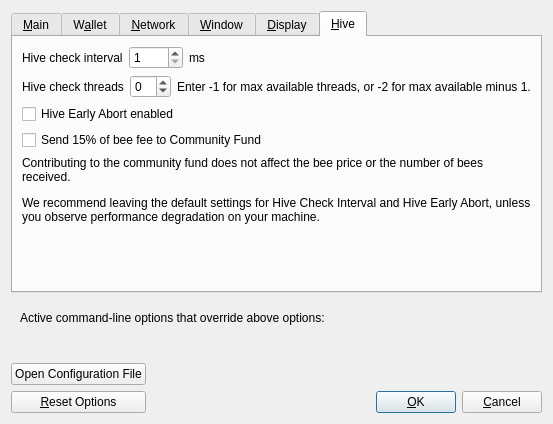
<?xml version="1.0" encoding="UTF-8"?>
<ui version="4.0">
 <class>OptionsDialog</class>
 <widget class="QDialog" name="OptionsDialog">
  <property name="geometry">
   <rect>
    <x>0</x>
    <y>0</y>
    <width>527</width>
    <height>424</height>
   </rect>
  </property>
  <property name="windowTitle">
   <string>Options</string>
  </property>
  <property name="modal">
   <bool>true</bool>
  </property>
  <layout class="QVBoxLayout" name="verticalLayout">
   <item>
    <widget class="QTabWidget" name="tabWidget">
     <property name="currentIndex">
      <number>5</number>
     </property>
     <widget class="QWidget" name="tabMain">
      <attribute name="title">
       <string>&amp;Main</string>
      </attribute>
      <layout class="QVBoxLayout" name="verticalLayout_Main">
       <item>
        <widget class="QCheckBox" name="bitcoinAtStartup">
         <property name="toolTip">
          <string>Automatically start %1 after logging in to the system.</string>
         </property>
         <property name="text">
          <string>&amp;Start %1 on system login</string>
         </property>
        </widget>
       </item>
       <item>
        <layout class="QHBoxLayout" name="horizontalLayout_2_Main">
         <item>
          <widget class="QLabel" name="databaseCacheLabel">
           <property name="text">
            <string>Size of &amp;database cache</string>
           </property>
           <property name="textFormat">
            <enum>Qt::PlainText</enum>
           </property>
           <property name="buddy">
            <cstring>databaseCache</cstring>
           </property>
          </widget>
         </item>
         <item>
          <widget class="QSpinBox" name="databaseCache"/>
         </item>
         <item>
          <widget class="QLabel" name="databaseCacheUnitLabel">
           <property name="text">
            <string>MB</string>
           </property>
           <property name="textFormat">
            <enum>Qt::PlainText</enum>
           </property>
          </widget>
         </item>
         <item>
          <spacer name="horizontalSpacer_2_Main">
           <property name="orientation">
            <enum>Qt::Horizontal</enum>
           </property>
           <property name="sizeHint" stdset="0">
            <size>
             <width>40</width>
             <height>20</height>
            </size>
           </property>
          </spacer>
         </item>
        </layout>
       </item>
       <item>
        <layout class="QHBoxLayout" name="horizontalLayout_3_Main">
         <item>
          <widget class="QLabel" name="threadsScriptVerifLabel">
           <property name="text">
            <string>Number of script &amp;verification threads</string>
           </property>
           <property name="textFormat">
            <enum>Qt::PlainText</enum>
           </property>
           <property name="buddy">
            <cstring>threadsScriptVerif</cstring>
           </property>
          </widget>
         </item>
         <item>
          <widget class="QSpinBox" name="threadsScriptVerif">
           <property name="toolTip">
            <string>(0 = auto, &lt;0 = leave that many cores free)</string>
           </property>
          </widget>
         </item>
         <item>
          <spacer name="horizontalSpacer_3_Main">
           <property name="orientation">
            <enum>Qt::Horizontal</enum>
           </property>
           <property name="sizeHint" stdset="0">
            <size>
             <width>40</width>
             <height>20</height>
            </size>
           </property>
          </spacer>
         </item>
        </layout>
       </item>
       <item>
        <spacer name="verticalSpacer_Main">
         <property name="orientation">
          <enum>Qt::Vertical</enum>
         </property>
         <property name="sizeHint" stdset="0">
          <size>
           <width>20</width>
           <height>40</height>
          </size>
         </property>
        </spacer>
       </item>
      </layout>
     </widget>
     <widget class="QWidget" name="tabWallet">
      <attribute name="title">
       <string>W&amp;allet</string>
      </attribute>
      <layout class="QVBoxLayout" name="verticalLayout_Wallet">
       <item>
        <widget class="QGroupBox" name="groupBox">
         <property name="title">
          <string>Expert</string>
         </property>
         <layout class="QVBoxLayout" name="verticalLayout_2">
          <item>
           <widget class="QCheckBox" name="coinControlFeatures">
            <property name="toolTip">
             <string>Whether to show coin control features or not.</string>
            </property>
            <property name="text">
             <string>Enable coin &amp;control features</string>
            </property>
           </widget>
          </item>
          <item>
           <widget class="QCheckBox" name="spendZeroConfChange">
            <property name="toolTip">
             <string>If you disable the spending of unconfirmed change, the change from a transaction cannot be used until that transaction has at least one confirmation. This also affects how your balance is computed.</string>
            </property>
            <property name="text">
             <string>&amp;Spend unconfirmed change</string>
            </property>
           </widget>
          </item>
         </layout>
        </widget>
       </item>
       <item>
        <spacer name="verticalSpacer_Wallet">
         <property name="orientation">
          <enum>Qt::Vertical</enum>
         </property>
         <property name="sizeHint" stdset="0">
          <size>
           <width>20</width>
           <height>40</height>
          </size>
         </property>
        </spacer>
       </item>
      </layout>
     </widget>
     <widget class="QWidget" name="tabNetwork">
      <attribute name="title">
       <string>&amp;Network</string>
      </attribute>
      <layout class="QVBoxLayout" name="verticalLayout_Network">
       <item>
        <widget class="QCheckBox" name="mapPortUpnp">
         <property name="toolTip">
          <string>Automatically open the LitecoinCash client port on the router. This only works when your router supports UPnP and it is enabled.</string>
         </property>
         <property name="text">
          <string>Map port using &amp;UPnP</string>
         </property>
        </widget>
       </item>
       <item>
        <widget class="QCheckBox" name="allowIncoming">
         <property name="toolTip">
          <string>Accept connections from outside.</string>
         </property>
         <property name="text">
          <string>Allow incomin&amp;g connections</string>
         </property>
        </widget>
       </item>
       <item>
        <widget class="QCheckBox" name="connectSocks">
         <property name="toolTip">
          <string>Connect to the LitecoinCash network through a SOCKS5 proxy.</string>
         </property>
         <property name="text">
          <string>&amp;Connect through SOCKS5 proxy (default proxy):</string>
         </property>
        </widget>
       </item>
       <item>
        <layout class="QHBoxLayout" name="horizontalLayout_1_Network">
         <item>
          <widget class="QLabel" name="proxyIpLabel">
           <property name="text">
            <string>Proxy &amp;IP:</string>
           </property>
           <property name="textFormat">
            <enum>Qt::PlainText</enum>
           </property>
           <property name="buddy">
            <cstring>proxyIp</cstring>
           </property>
          </widget>
         </item>
         <item>
          <widget class="QValidatedLineEdit" name="proxyIp">
           <property name="minimumSize">
            <size>
             <width>140</width>
             <height>0</height>
            </size>
           </property>
           <property name="maximumSize">
            <size>
             <width>140</width>
             <height>16777215</height>
            </size>
           </property>
           <property name="toolTip">
            <string>IP address of the proxy (e.g. IPv4: 127.0.0.1 / IPv6: ::1)</string>
           </property>
          </widget>
         </item>
         <item>
          <widget class="QLabel" name="proxyPortLabel">
           <property name="text">
            <string>&amp;Port:</string>
           </property>
           <property name="textFormat">
            <enum>Qt::PlainText</enum>
           </property>
           <property name="buddy">
            <cstring>proxyPort</cstring>
           </property>
          </widget>
         </item>
         <item>
          <widget class="QLineEdit" name="proxyPort">
           <property name="minimumSize">
            <size>
             <width>55</width>
             <height>0</height>
            </size>
           </property>
           <property name="maximumSize">
            <size>
             <width>55</width>
             <height>16777215</height>
            </size>
           </property>
           <property name="toolTip">
            <string>Port of the proxy (e.g. 9050)</string>
           </property>
          </widget>
         </item>
         <item>
          <spacer name="horizontalSpacer_1_Network">
           <property name="orientation">
            <enum>Qt::Horizontal</enum>
           </property>
           <property name="sizeHint" stdset="0">
            <size>
             <width>40</width>
             <height>20</height>
            </size>
           </property>
          </spacer>
         </item>
        </layout>
       </item>
       <item>
        <layout class="QHBoxLayout" name="horizontalLayout_2_Network">
         <item>
          <widget class="QLabel" name="proxyActiveNets">
           <property name="text">
            <string>Used for reaching peers via:</string>
           </property>
           <property name="textFormat">
            <enum>Qt::PlainText</enum>
           </property>
          </widget>
         </item>
         <item>
          <widget class="QCheckBox" name="proxyReachIPv4">
           <property name="enabled">
            <bool>false</bool>
           </property>
           <property name="toolTip">
            <string>Shows if the supplied default SOCKS5 proxy is used to reach peers via this network type.</string>
           </property>
           <property name="text">
            <string/>
           </property>
          </widget>
         </item>
         <item>
          <widget class="QLabel" name="proxyReachIPv4Label">
           <property name="text">
            <string>IPv4</string>
           </property>
           <property name="textFormat">
            <enum>Qt::PlainText</enum>
           </property>
          </widget>
         </item>
         <item>
          <widget class="QCheckBox" name="proxyReachIPv6">
           <property name="enabled">
            <bool>false</bool>
           </property>
           <property name="toolTip">
            <string>Shows if the supplied default SOCKS5 proxy is used to reach peers via this network type.</string>
           </property>
           <property name="text">
            <string/>
           </property>
          </widget>
         </item>
         <item>
          <widget class="QLabel" name="proxyReachIPv6Label">
           <property name="text">
            <string>IPv6</string>
           </property>
           <property name="textFormat">
            <enum>Qt::PlainText</enum>
           </property>
          </widget>
         </item>
         <item>
          <widget class="QCheckBox" name="proxyReachTor">
           <property name="enabled">
            <bool>false</bool>
           </property>
           <property name="toolTip">
            <string>Shows if the supplied default SOCKS5 proxy is used to reach peers via this network type.</string>
           </property>
           <property name="text">
            <string/>
           </property>
          </widget>
         </item>
         <item>
          <widget class="QLabel" name="proxyReachTorLabel">
           <property name="text">
            <string>Tor</string>
           </property>
           <property name="textFormat">
            <enum>Qt::PlainText</enum>
           </property>
          </widget>
         </item>
         <item>
          <spacer name="horizontalSpacer_2_Network">
           <property name="orientation">
            <enum>Qt::Horizontal</enum>
           </property>
           <property name="sizeHint" stdset="0">
            <size>
             <width>40</width>
             <height>20</height>
            </size>
           </property>
          </spacer>
         </item>
        </layout>
       </item>
       <item>
        <widget class="QCheckBox" name="connectSocksTor">
         <property name="toolTip">
          <string>Connect to the LitecoinCash network through a separate SOCKS5 proxy for Tor hidden services.</string>
         </property>
         <property name="text">
          <string>Use separate SOCKS&amp;5 proxy to reach peers via Tor hidden services:</string>
         </property>
        </widget>
       </item>
       <item>
        <layout class="QHBoxLayout" name="horizontalLayout_3_Network">
         <item>
          <widget class="QLabel" name="proxyIpTorLabel">
           <property name="text">
            <string>Proxy &amp;IP:</string>
           </property>
           <property name="textFormat">
            <enum>Qt::PlainText</enum>
           </property>
           <property name="buddy">
            <cstring>proxyIpTor</cstring>
           </property>
          </widget>
         </item>
         <item>
          <widget class="QValidatedLineEdit" name="proxyIpTor">
           <property name="minimumSize">
            <size>
             <width>140</width>
             <height>0</height>
            </size>
           </property>
           <property name="maximumSize">
            <size>
             <width>140</width>
             <height>16777215</height>
            </size>
           </property>
           <property name="toolTip">
            <string>IP address of the proxy (e.g. IPv4: 127.0.0.1 / IPv6: ::1)</string>
           </property>
          </widget>
         </item>
         <item>
          <widget class="QLabel" name="proxyPortTorLabel">
           <property name="text">
            <string>&amp;Port:</string>
           </property>
           <property name="textFormat">
            <enum>Qt::PlainText</enum>
           </property>
           <property name="buddy">
            <cstring>proxyPortTor</cstring>
           </property>
          </widget>
         </item>
         <item>
          <widget class="QLineEdit" name="proxyPortTor">
           <property name="minimumSize">
            <size>
             <width>55</width>
             <height>0</height>
            </size>
           </property>
           <property name="maximumSize">
            <size>
             <width>55</width>
             <height>16777215</height>
            </size>
           </property>
           <property name="toolTip">
            <string>Port of the proxy (e.g. 9050)</string>
           </property>
          </widget>
         </item>
         <item>
          <spacer name="horizontalSpacer_4_Network">
           <property name="orientation">
            <enum>Qt::Horizontal</enum>
           </property>
           <property name="sizeHint" stdset="0">
            <size>
             <width>40</width>
             <height>20</height>
            </size>
           </property>
          </spacer>
         </item>
        </layout>
       </item>
       <item>
        <spacer name="verticalSpacer_Network">
         <property name="orientation">
          <enum>Qt::Vertical</enum>
         </property>
         <property name="sizeHint" stdset="0">
          <size>
           <width>20</width>
           <height>40</height>
          </size>
         </property>
        </spacer>
       </item>
      </layout>
     </widget>
     <widget class="QWidget" name="tabWindow">
      <attribute name="title">
       <string>&amp;Window</string>
      </attribute>
      <layout class="QVBoxLayout" name="verticalLayout_Window">
       <item>
        <widget class="QCheckBox" name="hideTrayIcon">
         <property name="toolTip">
          <string>Hide the icon from the system tray.</string>
         </property>
         <property name="text">
          <string>&amp;Hide tray icon</string>
         </property>
        </widget>
       </item>
       <item>
        <widget class="QCheckBox" name="minimizeToTray">
         <property name="toolTip">
          <string>Show only a tray icon after minimizing the window.</string>
         </property>
         <property name="text">
          <string>&amp;Minimize to the tray instead of the taskbar</string>
         </property>
        </widget>
       </item>
       <item>
        <widget class="QCheckBox" name="minimizeOnClose">
         <property name="toolTip">
          <string>Minimize instead of exit the application when the window is closed. When this option is enabled, the application will be closed only after selecting Exit in the menu.</string>
         </property>
         <property name="text">
          <string>M&amp;inimize on close</string>
         </property>
        </widget>
       </item>
       <item>
        <spacer name="verticalSpacer_Window">
         <property name="orientation">
          <enum>Qt::Vertical</enum>
         </property>
         <property name="sizeHint" stdset="0">
          <size>
           <width>20</width>
           <height>40</height>
          </size>
         </property>
        </spacer>
       </item>
      </layout>
     </widget>
     <widget class="QWidget" name="tabDisplay">
      <attribute name="title">
       <string>&amp;Display</string>
      </attribute>
      <layout class="QVBoxLayout" name="verticalLayout_Display">
       <item>
        <layout class="QHBoxLayout" name="horizontalLayout_1_Display">
         <item>
          <widget class="QLabel" name="langLabel">
           <property name="text">
            <string>User Interface &amp;language:</string>
           </property>
           <property name="textFormat">
            <enum>Qt::PlainText</enum>
           </property>
           <property name="buddy">
            <cstring>lang</cstring>
           </property>
          </widget>
         </item>
         <item>
          <widget class="QValueComboBox" name="lang">
           <property name="toolTip">
            <string>The user interface language can be set here. This setting will take effect after restarting %1.</string>
           </property>
          </widget>
         </item>
        </layout>
       </item>
       <item>
        <layout class="QHBoxLayout" name="horizontalLayout_2_Display">
         <item>
          <widget class="QLabel" name="unitLabel">
           <property name="text">
            <string>&amp;Unit to show amounts in:</string>
           </property>
           <property name="textFormat">
            <enum>Qt::PlainText</enum>
           </property>
           <property name="buddy">
            <cstring>unit</cstring>
           </property>
          </widget>
         </item>
         <item>
          <widget class="QValueComboBox" name="unit">
           <property name="toolTip">
            <string>Choose the default subdivision unit to show in the interface and when sending coins.</string>
           </property>
          </widget>
         </item>
        </layout>
       </item>
       <item>
        <layout class="QHBoxLayout" name="horizontalLayout_3_Display">
         <item>
          <widget class="QLabel" name="thirdPartyTxUrlsLabel">
           <property name="toolTip">
            <string>Third party URLs (e.g. a block explorer) that appear in the transactions tab as context menu items. %s in the URL is replaced by transaction hash. Multiple URLs are separated by vertical bar |.</string>
           </property>
           <property name="text">
            <string>&amp;Third party transaction URLs</string>
           </property>
           <property name="buddy">
            <cstring>thirdPartyTxUrls</cstring>
           </property>
          </widget>
         </item>
         <item>
          <widget class="QLineEdit" name="thirdPartyTxUrls">
           <property name="toolTip">
            <string>Third party URLs (e.g. a block explorer) that appear in the transactions tab as context menu items. %s in the URL is replaced by transaction hash. Multiple URLs are separated by vertical bar |.</string>
           </property>
          </widget>
         </item>
        </layout>
       </item>
       <item>
        <spacer name="verticalSpacer_Display">
         <property name="orientation">
          <enum>Qt::Vertical</enum>
         </property>
         <property name="sizeHint" stdset="0">
          <size>
           <width>20</width>
           <height>40</height>
          </size>
         </property>
        </spacer>
       </item>
      </layout>
     </widget>
     <widget class="QWidget" name="tabHive">
      <attribute name="title">
       <string>&amp;Hive</string>
      </attribute>
      <layout class="QVBoxLayout" name="verticalLayout_3">
       <item>
        <layout class="QHBoxLayout" name="horizontalLayout_1_Hive">
         <item>
          <widget class="QLabel" name="label">
           <property name="text">
            <string>Hive check interval</string>
           </property>
          </widget>
         </item>
         <item>
          <widget class="QSpinBox" name="hiveCheckDelay">
           <property name="minimum">
            <number>1</number>
           </property>
           <property name="maximum">
            <number>1000</number>
           </property>
          </widget>
         </item>
         <item>
          <widget class="QLabel" name="label_2">
           <property name="text">
            <string>ms</string>
           </property>
          </widget>
         </item>
         <item>
          <spacer name="horizontalSpacer">
           <property name="orientation">
            <enum>Qt::Horizontal</enum>
           </property>
           <property name="sizeHint" stdset="0">
            <size>
             <width>40</width>
             <height>20</height>
            </size>
           </property>
          </spacer>
         </item>
        </layout>
       </item>
       <item>
        <layout class="QHBoxLayout" name="horizontalLayout_1_Hive_2">
         <item>
          <widget class="QLabel" name="label_3">
           <property name="text">
            <string>Hive check threads</string>
           </property>
          </widget>
         </item>
         <item>
          <widget class="QSpinBox" name="hiveCheckThreads">
           <property name="minimum">
            <number>-2</number>
           </property>
          </widget>
         </item>
         <item>
          <widget class="QLabel" name="label_4">
           <property name="text">
            <string>Enter -1 for max available threads, or -2 for max available minus 1.</string>
           </property>
          </widget>
         </item>
         <item>
          <spacer name="horizontalSpacer_3">
           <property name="orientation">
            <enum>Qt::Horizontal</enum>
           </property>
           <property name="sizeHint" stdset="0">
            <size>
             <width>40</width>
             <height>20</height>
            </size>
           </property>
          </spacer>
         </item>
        </layout>
       </item>
       <item>
        <layout class="QHBoxLayout" name="horizontalLayout_1_Hive_3">
         <item>
          <widget class="QCheckBox" name="hiveCheckEarlyOut">
           <property name="text">
            <string>Hive Early Abort enabled</string>
           </property>
          </widget>
         </item>
         <item>
          <spacer name="horizontalSpacer_4">
           <property name="orientation">
            <enum>Qt::Horizontal</enum>
           </property>
           <property name="sizeHint" stdset="0">
            <size>
             <width>40</width>
             <height>20</height>
            </size>
           </property>
          </spacer>
         </item>
        </layout>
       </item>
       <item>
        <layout class="QHBoxLayout" name="horizontalLayout_1_Hive_4">
         <item>
          <widget class="QCheckBox" name="hiveContribCF">
           <property name="text">
            <string>Send 15% of bee fee to Community Fund</string>
           </property>
          </widget>
         </item>
         <item>
          <spacer name="horizontalSpacer_5">
           <property name="orientation">
            <enum>Qt::Horizontal</enum>
           </property>
           <property name="sizeHint" stdset="0">
            <size>
             <width>40</width>
             <height>20</height>
            </size>
           </property>
          </spacer>
         </item>
        </layout>
       </item>
       <item>
        <widget class="QLabel" name="label_5">
         <property name="text">
          <string>&lt;html&gt;&lt;head/&gt;&lt;body&gt;&lt;p&gt;Contributing to the community fund does not affect the bee price or the number of bees received.&lt;/p&gt;&lt;p&gt;We recommend leaving the default settings for Hive Check Interval and Hive Early Abort, unless you observe performance degradation on your machine.&lt;/p&gt;&lt;/body&gt;&lt;/html&gt;</string>
         </property>
         <property name="wordWrap">
          <bool>true</bool>
         </property>
        </widget>
       </item>
       <item>
        <spacer name="verticalSpacer_2">
         <property name="orientation">
          <enum>Qt::Vertical</enum>
         </property>
         <property name="sizeHint" stdset="0">
          <size>
           <width>20</width>
           <height>180</height>
          </size>
         </property>
        </spacer>
       </item>
      </layout>
     </widget>
    </widget>
   </item>
   <item>
    <widget class="QFrame" name="frame">
     <layout class="QVBoxLayout" name="verticalLayout_Bottom">
      <item>
       <layout class="QHBoxLayout" name="horizontalLayout_Bottom">
        <item>
         <widget class="QLabel" name="overriddenByCommandLineInfoLabel">
          <property name="text">
           <string>Active command-line options that override above options:</string>
          </property>
          <property name="textFormat">
           <enum>Qt::PlainText</enum>
          </property>
         </widget>
        </item>
        <item>
         <spacer name="horizontalSpacer_Bottom">
          <property name="orientation">
           <enum>Qt::Horizontal</enum>
          </property>
          <property name="sizeHint" stdset="0">
           <size>
            <width>40</width>
            <height>20</height>
           </size>
          </property>
         </spacer>
        </item>
       </layout>
      </item>
      <item>
       <widget class="QLabel" name="overriddenByCommandLineLabel">
        <property name="text">
         <string/>
        </property>
        <property name="textFormat">
         <enum>Qt::PlainText</enum>
        </property>
        <property name="wordWrap">
         <bool>true</bool>
        </property>
       </widget>
      </item>
     </layout>
    </widget>
   </item>
   <item>
    <layout class="QHBoxLayout" name="horizontalLayout_Buttons">
     <item>
      <layout class="QVBoxLayout" name="verticalLayout_Buttons">
       <item>
        <widget class="QPushButton" name="openBitcoinConfButton">
         <property name="toolTip">
          <string>Open the %1 configuration file from the working directory.</string>
         </property>
         <property name="text">
          <string>Open Configuration File</string>
         </property>
         <property name="autoDefault">
          <bool>false</bool>
         </property>
        </widget>
       </item>
       <item>
        <widget class="QPushButton" name="resetButton">
         <property name="toolTip">
          <string>Reset all client options to default.</string>
         </property>
         <property name="text">
          <string>&amp;Reset Options</string>
         </property>
         <property name="autoDefault">
          <bool>false</bool>
         </property>
        </widget>
       </item>
      </layout>
     </item>
     <item>
      <spacer name="horizontalSpacer_1">
       <property name="orientation">
        <enum>Qt::Horizontal</enum>
       </property>
       <property name="sizeHint" stdset="0">
        <size>
         <width>40</width>
         <height>48</height>
        </size>
       </property>
      </spacer>
     </item>
     <item>
      <widget class="QLabel" name="statusLabel">
       <property name="minimumSize">
        <size>
         <width>200</width>
         <height>0</height>
        </size>
       </property>
       <property name="font">
        <font>
         <weight>75</weight>
         <bold>true</bold>
        </font>
       </property>
       <property name="text">
        <string/>
       </property>
       <property name="textFormat">
        <enum>Qt::PlainText</enum>
       </property>
       <property name="wordWrap">
        <bool>true</bool>
       </property>
      </widget>
     </item>
     <item>
      <spacer name="horizontalSpacer_2">
       <property name="orientation">
        <enum>Qt::Horizontal</enum>
       </property>
       <property name="sizeHint" stdset="0">
        <size>
         <width>40</width>
         <height>48</height>
        </size>
       </property>
      </spacer>
     </item>
     <item>
      <layout class="QVBoxLayout" name="verticalLayout_4">
       <item>
        <spacer name="verticalSpacer">
         <property name="orientation">
          <enum>Qt::Vertical</enum>
         </property>
         <property name="sizeHint" stdset="0">
          <size>
           <width>20</width>
           <height>40</height>
          </size>
         </property>
        </spacer>
       </item>
       <item>
        <layout class="QHBoxLayout" name="horizontalLayout">
         <item>
          <widget class="QPushButton" name="okButton">
           <property name="text">
            <string>&amp;OK</string>
           </property>
           <property name="autoDefault">
            <bool>false</bool>
           </property>
           <property name="default">
            <bool>true</bool>
           </property>
          </widget>
         </item>
         <item>
          <widget class="QPushButton" name="cancelButton">
           <property name="text">
            <string>&amp;Cancel</string>
           </property>
           <property name="autoDefault">
            <bool>false</bool>
           </property>
          </widget>
         </item>
        </layout>
       </item>
      </layout>
     </item>
    </layout>
   </item>
  </layout>
 </widget>
 <customwidgets>
  <customwidget>
   <class>QValidatedLineEdit</class>
   <extends>QLineEdit</extends>
   <header>qt/qvalidatedlineedit.h</header>
  </customwidget>
  <customwidget>
   <class>QValueComboBox</class>
   <extends>QComboBox</extends>
   <header>qt/qvaluecombobox.h</header>
  </customwidget>
 </customwidgets>
 <resources/>
 <connections/>
</ui>
